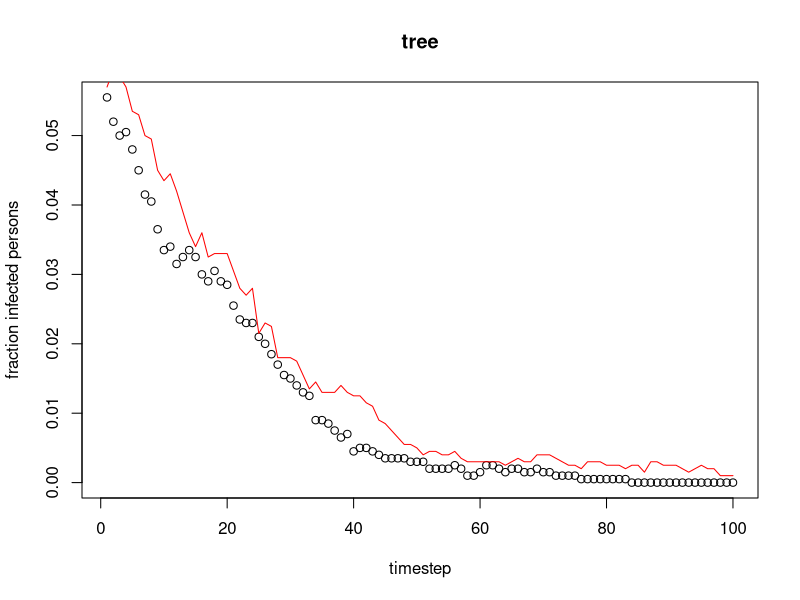
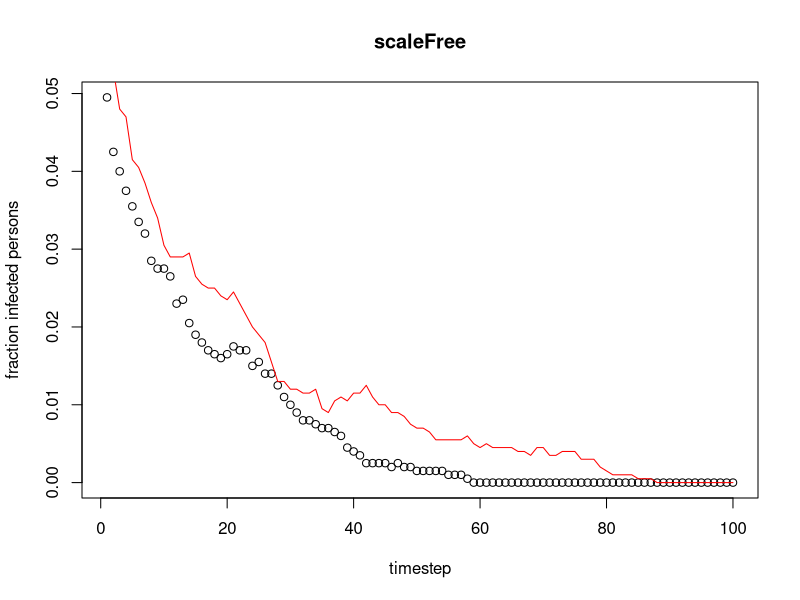
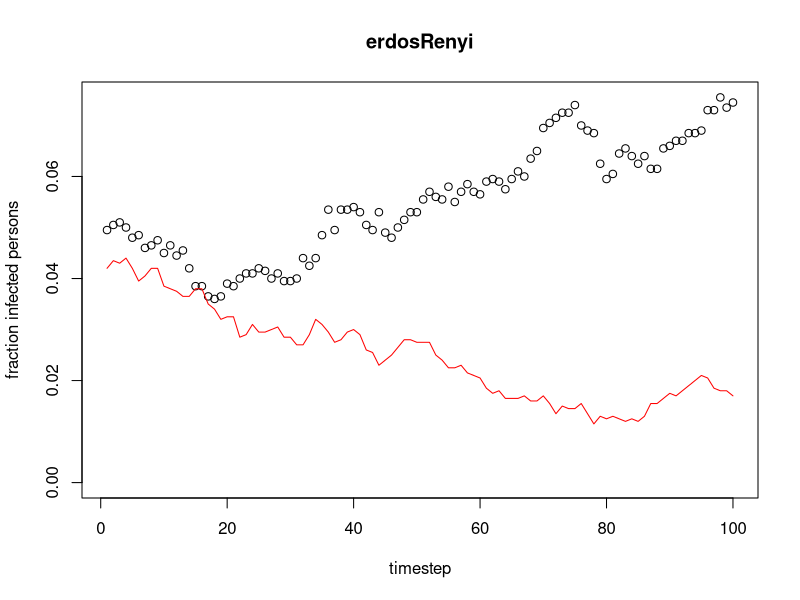
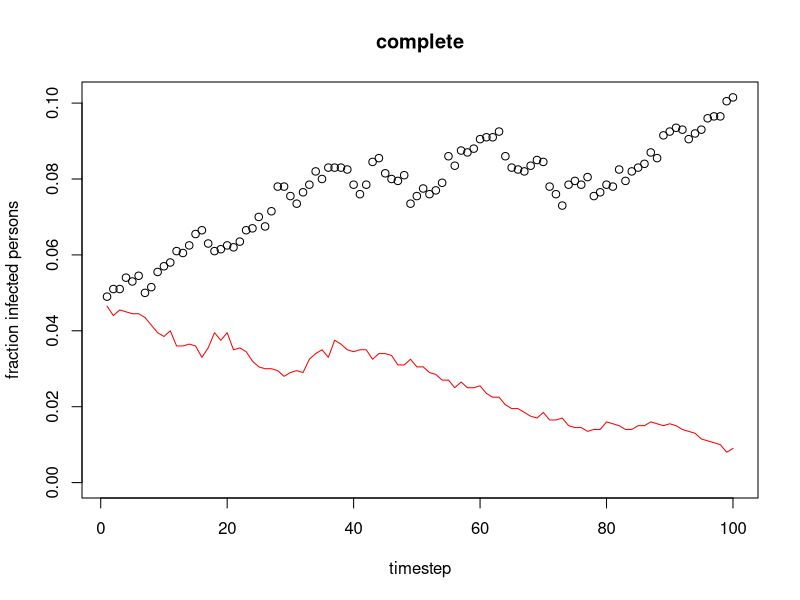
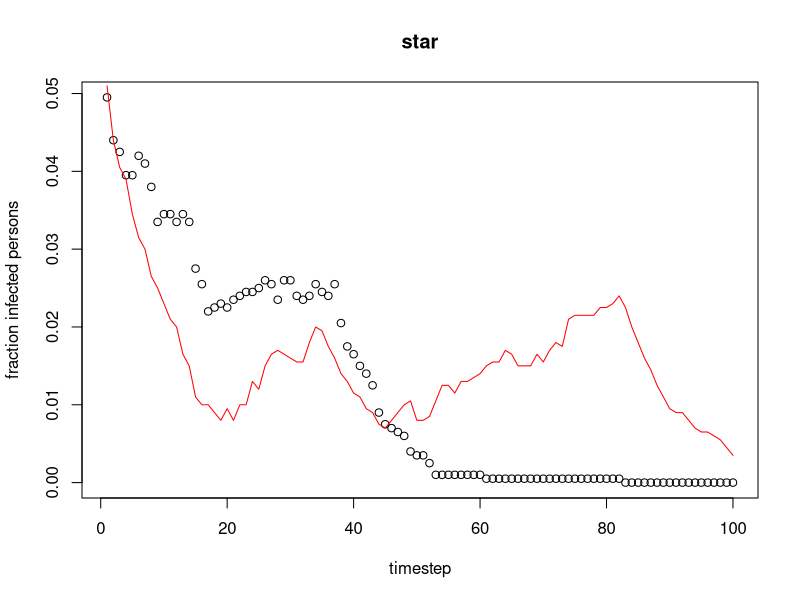

Here is the R script that generated these plots, in order:
library(igraph)
library(Matrix)


# Infection Function ------------------------------------------------------

#M is the adjacency matrix
#v is the vector of infected nodes (1->infected, 0->not infected)
#beta is the probability of infection, and gamma the probability of recovery

spread <- function(M,v,tmax,beta,gamma){
  n <- length(v)
  A <- matrix(nrow=tmax,ncol=n)
  A[1,] <- as.logical(v)
  for(i in 2:tmax){
    n_inf <- M%*%as.numeric(A[i-1,])  #a vector containing the number of infected neighbours of each node
    inf <- n_inf > rgeom(n,beta)
    cured <- as.logical(rbinom(n=n,size=1,prob=gamma)*A[i-1,]) #vector infected of nodes which are cured (with probability gamma)
    A[i,] <- as.logical((A[i-1,] | inf) & !cured) #an element is infected if it already was or gets infected this time step, and it hasn't been cured
  }
  return (A)
}



# Graphs ------------------------------------------------------------------
set.seed(1)
n <- 2000
tree <- make_tree(n,children=2,mode = c("undirected"))

scaleF <- barabasi.game(n,.05,directed=F)

erdosRenyi <- erdos.renyi.game(n,p=0.05,directed = F)

knMatrix <- matrix(data=1,n,n)
for(i in 1:n) knMatrix[i,i] <- 0

star <- make_star(n,mode=c("undirected"))


kn <- graph_from_adjacency_matrix(knMatrix,mode=c("undirected"))

graphs <- list(tree,scaleF,erdosRenyi,kn,star)
graphNames <- c("tree","scaleFree","erdosRenyi","complete","star")
# Generate eigenvalues -----------------------------------------------------


#Uses the arpack library built in in igraph to quickly compute the largest eigenvalue.
largestEigenvalue <- function(graph){
  M <- as_adj(graph)
  f2 <- function(x, extra=NULL) { cat("."); as.vector(M %*% x) }
  baev <- arpack(f2, sym=TRUE, options=list(n=vcount(graph), nev=1, ncv=20,
                                  which="LM", maxiter=200,ldv=0))
  max(abs(baev$values))
}


# Simulate -------------------------------------------------------------------

# Given a matrix with all infection states, count the number of infected persons in every state. return this as a vector.
infectedEvolution <- function(spread){
  infected <- c()
  for(i in 1:length(spread[,1])){
    infected[i] <- length(which(spread[i,]==T))
  }
  infected
}

#Run a simple simulation. Returns a vector with the number of infected persons in every simulation step.
simulate <- function(graph,beta=.4,gamma=.8,p0=.05,tmax=30){
  #initialise an infection of 5%
  initialInfected <- sample(c(1,0),length(V(graph)),replace=T,prob=c(p0,1-p0))
  
  treeSpread <- spread(as_adj(graph),v=initialInfected,tmax=tmax,beta=beta,gamma=gamma)
  simulation <- infectedEvolution(treeSpread)
  #scale
  simulation/length(V(graph))
}


# beta,gamma close to threshold -------------------------------------------

#Run a double simulation with a beta-gamma value epsilon percentage above and below the threshold

fullSimulationPlot <- function(graph,graphName,gamma,epsilon,threshold){
  betaThreshold <- gamma*threshold
  
  #above threshold
  highBeta <- min(1,betaThreshold*(1+epsilon))
  yvalues <- simulate(graph,beta=highBeta,gamma=gamma,tmax=100)
  plot(yvalues,ylim = c(0,max(yvalues)),
       main=graphName,
       xlab="timestep",
       ylab="fraction infected persons")
  
  #below threshold
  lowBeta <- max(0,betaThreshold*(1-epsilon))
  lines(simulate(graph,beta=lowBeta,gamma=gamma,tmax=100),col="red")
  
  print(c(lowBeta,highBeta,gamma))
}

thresholds = 1/sapply(graphs,largestEigenvalue)

set.seed(6)
#setwd("~/Desktop/CSN-Labs/Lab7")
plotGraphs <- function(epsilon,save=F){
  for(i in 1:5){
    if(save) pdf(file=paste("images//thresholdSimulation_",graphNames[[i]],".png", sep=""))
    fullSimulationPlot(graphs[[i]],graphNames[i],gamma=.1,epsilon=epsilon,thresholds[[i]])
    if(save) dev.off()
  }
}
plotGraphs(epsilon=.1,save=T)
